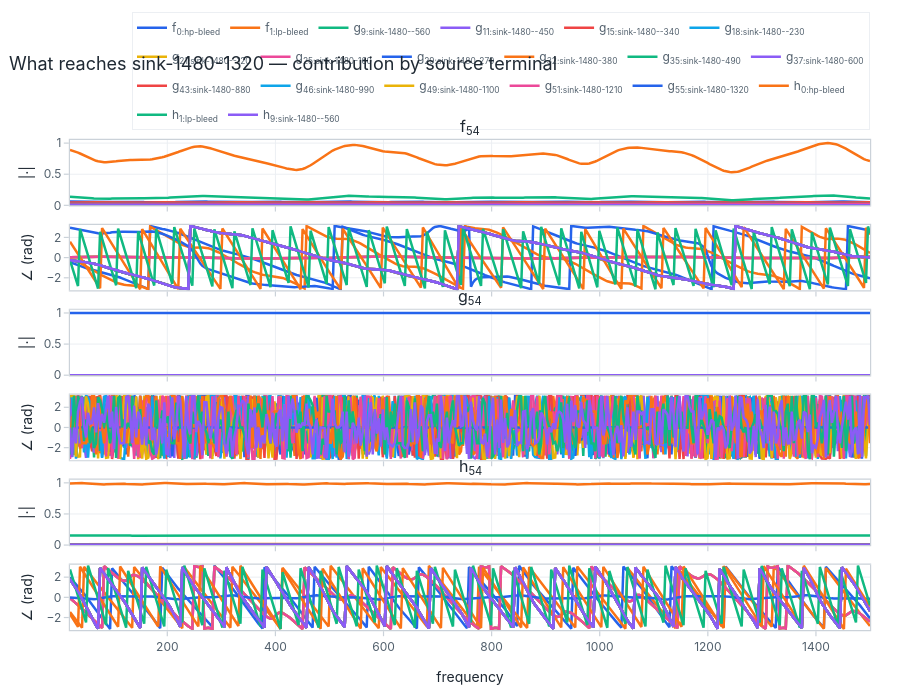

Notebook cell for this chart:
### Markdown cell above
### Source attribution at one sink

Rather than the full $31\times20$ multiport matrix, the readable cut is: of the
waves **leaving** `sink-1480-1320`, how much originates at each terminal, versus
frequency? Each outgoing characteristic ($f$, $g$, $h$ at that edge) is broken
down over the incoming terminal waves — all from the single forced solve above.
The phase winding now comes from the duct propagation upstream of the sink.

### Code cell
fig = resp.plot_contributions(
    SINK, freq, normalize="auto",
    title=f"What reaches {nn[edges[SINK][1]]} — contribution by source terminal",
)
fig.show()

### Figure 1 — Plotly figure (JSON) as saved in the notebook; plotly's stock layout.template omitted (floating-point values rounded to 4 significant figures; data arrays with more than 128 entries replaced by an {"elided": "..."} marker saying what was removed)
{"data": [{"legendgroup": "f<sub>0:hp-bleed</sub>", "line": {"color": "#2563eb"}, "name": "f<sub>0:hp-bleed</sub>", "showlegend": true, "type": "scatter", "x": {"elided": "400 float values"}, "xaxis": "x", "y": {"elided": "400 float values"}, "yaxis": "y"}, {"legendgroup": "f<sub>0:hp-bleed</sub>", "line": {"color": "#2563eb"}, "name": "f<sub>0:hp-bleed</sub>", "showlegend": false, "type": "scatter", "x": {"elided": "400 float values"}, "xaxis": "x2", "y": {"elided": "400 float values"}, "yaxis": "y2"}, {"legendgroup": "f<sub>0:hp-bleed</sub>", "line": {"color": "#2563eb"}, "name": "f<sub>0:hp-bleed</sub>", "showlegend": false, "type": "scatter", "x": {"elided": "400 float values"}, "xaxis": "x3", "y": {"elided": "400 float values"}, "yaxis": "y3"}, {"legendgroup": "f<sub>0:hp-bleed</sub>", "line": {"color": "#2563eb"}, "name": "f<sub>0:hp-bleed</sub>", "showlegend": false, "type": "scatter", "x": {"elided": "400 float values"}, "xaxis": "x4", "y": {"elided": "400 float values"}, "yaxis": "y4"}, {"legendgroup": "f<sub>0:hp-bleed</sub>", "line": {"color": "#2563eb"}, "name": "f<sub>0:hp-bleed</sub>", "showlegend": false, "type": "scatter", "x": {"elided": "400 float values"}, "xaxis": "x5", "y": {"elided": "400 float values"}, "yaxis": "y5"}, {"legendgroup": "f<sub>0:hp-bleed</sub>", "line": {"color": "#2563eb"}, "name": "f<sub>0:hp-bleed</sub>", "showlegend": false, "type": "scatter", "x": {"elided": "400 float values"}, "xaxis": "x6", "y": {"elided": "400 float values"}, "yaxis": "y6"}, {"legendgroup": "f<sub>1:lp-bleed</sub>", "line": {"color": "#f97316"}, "name": "f<sub>1:lp-bleed</sub>", "showlegend": true, "type": "scatter", "x": {"elided": "400 float values"}, "xaxis": "x", "y": {"elided": "400 float values"}, "yaxis": "y"}, {"legendgroup": "f<sub>1:lp-bleed</sub>", "line": {"color": "#f97316"}, "name": "f<sub>1:lp-bleed</sub>", "showlegend": false, "type": "scatter", "x": {"elided": "400 float values"}, "xaxis": "x2", "y": {"elided": "400 float values"}, "yaxis": "y2"}, {"legendgroup": "f<sub>1:lp-bleed</sub>", "line": {"color": "#f97316"}, "name": "f<sub>1:lp-bleed</sub>", "showlegend": false, "type": "scatter", "x": {"elided": "400 float values"}, "xaxis": "x3", "y": {"elided": "400 float values"}, "yaxis": "y3"}, {"legendgroup": "f<sub>1:lp-bleed</sub>", "line": {"color": "#f97316"}, "name": "f<sub>1:lp-bleed</sub>", "showlegend": false, "type": "scatter", "x": {"elided": "400 float values"}, "xaxis": "x4", "y": {"elided": "400 float values"}, "yaxis": "y4"}, {"legendgroup": "f<sub>1:lp-bleed</sub>", "line": {"color": "#f97316"}, "name": "f<sub>1:lp-bleed</sub>", "showlegend": false, "type": "scatter", "x": {"elided": "400 float values"}, "xaxis": "x5", "y": {"elided": "400 float values"}, "yaxis": "y5"}, {"legendgroup": "f<sub>1:lp-bleed</sub>", "line": {"color": "#f97316"}, "name": "f<sub>1:lp-bleed</sub>", "showlegend": false, "type": "scatter", "x": {"elided": "400 float values"}, "xaxis": "x6", "y": {"elided": "400 float values"}, "yaxis": "y6"}, {"legendgroup": "g<sub>9:sink-1480--560</sub>", "line": {"color": "#10b981"}, "name": "g<sub>9:sink-1480--560</sub>", "showlegend": true, "type": "scatter", "x": {"elided": "400 float values"}, "xaxis": "x", "y": {"elided": "400 float values"}, "yaxis": "y"}, {"legendgroup": "g<sub>9:sink-1480--560</sub>", "line": {"color": "#10b981"}, "name": "g<sub>9:sink-1480--560</sub>", "showlegend": false, "type": "scatter", "x": {"elided": "400 float values"}, "xaxis": "x2", "y": {"elided": "400 float values"}, "yaxis": "y2"}, {"legendgroup": "g<sub>9:sink-1480--560</sub>", "line": {"color": "#10b981"}, "name": "g<sub>9:sink-1480--560</sub>", "showlegend": false, "type": "scatter", "x": {"elided": "400 float values"}, "xaxis": "x3", "y": {"elided": "400 float values"}, "yaxis": "y3"}, {"legendgroup": "g<sub>9:sink-1480--560</sub>", "line": {"color": "#10b981"}, "name": "g<sub>9:sink-1480--560</sub>", "showlegend": false, "type": "scatter", "x": {"elided": "400 float values"}, "xaxis": "x4", "y": {"elided": "400 float values"}, "yaxis": "y4"}, {"legendgroup": "g<sub>9:sink-1480--560</sub>", "line": {"color": "#10b981"}, "name": "g<sub>9:sink-1480--560</sub>", "showlegend": false, "type": "scatter", "x": {"elided": "400 float values"}, "xaxis": "x5", "y": {"elided": "400 float values"}, "yaxis": "y5"}, {"legendgroup": "g<sub>9:sink-1480--560</sub>", "line": {"color": "#10b981"}, "name": "g<sub>9:sink-1480--560</sub>", "showlegend": false, "type": "scatter", "x": {"elided": "400 float values"}, "xaxis": "x6", "y": {"elided": "400 float values"}, "yaxis": "y6"}, {"legendgroup": "g<sub>11:sink-1480--450</sub>", "line": {"color": "#8b5cf6"}, "name": "g<sub>11:sink-1480--450</sub>", "showlegend": true, "type": "scatter", "x": {"elided": "400 float values"}, "xaxis": "x", "y": {"elided": "400 float values"}, "yaxis": "y"}, {"legendgroup": "g<sub>11:sink-1480--450</sub>", "line": {"color": "#8b5cf6"}, "name": "g<sub>11:sink-1480--450</sub>", "showlegend": false, "type": "scatter", "x": {"elided": "400 float values"}, "xaxis": "x2", "y": {"elided": "400 float values"}, "yaxis": "y2"}, {"legendgroup": "g<sub>11:sink-1480--450</sub>", "line": {"color": "#8b5cf6"}, "name": "g<sub>11:sink-1480--450</sub>", "showlegend": false, "type": "scatter", "x": {"elided": "400 float values"}, "xaxis": "x3", "y": {"elided": "400 float values"}, "yaxis": "y3"}, {"legendgroup": "g<sub>11:sink-1480--450</sub>", "line": {"color": "#8b5cf6"}, "name": "g<sub>11:sink-1480--450</sub>", "showlegend": false, "type": "scatter", "x": {"elided": "400 float values"}, "xaxis": "x4", "y": {"elided": "400 float values"}, "yaxis": "y4"}, {"legendgroup": "g<sub>11:sink-1480--450</sub>", "line": {"color": "#8b5cf6"}, "name": "g<sub>11:sink-1480--450</sub>", "showlegend": false, "type": "scatter", "x": {"elided": "400 float values"}, "xaxis": "x5", "y": {"elided": "400 float values"}, "yaxis": "y5"}, {"legendgroup": "g<sub>11:sink-1480--450</sub>", "line": {"color": "#8b5cf6"}, "name": "g<sub>11:sink-1480--450</sub>", "showlegend": false, "type": "scatter", "x": {"elided": "400 float values"}, "xaxis": "x6", "y": {"elided": "400 float values"}, "yaxis": "y6"}, {"legendgroup": "g<sub>15:sink-1480--340</sub>", "line": {"color": "#ef4444"}, "name": "g<sub>15:sink-1480--340</sub>", "showlegend": true, "type": "scatter", "x": {"elided": "400 float values"}, "xaxis": "x", "y": {"elided": "400 float values"}, "yaxis": "y"}, {"legendgroup": "g<sub>15:sink-1480--340</sub>", "line": {"color": "#ef4444"}, "name": "g<sub>15:sink-1480--340</sub>", "showlegend": false, "type": "scatter", "x": {"elided": "400 float values"}, "xaxis": "x2", "y": {"elided": "400 float values"}, "yaxis": "y2"}, {"legendgroup": "g<sub>15:sink-1480--340</sub>", "line": {"color": "#ef4444"}, "name": "g<sub>15:sink-1480--340</sub>", "showlegend": false, "type": "scatter", "x": {"elided": "400 float values"}, "xaxis": "x3", "y": {"elided": "400 float values"}, "yaxis": "y3"}, {"legendgroup": "g<sub>15:sink-1480--340</sub>", "line": {"color": "#ef4444"}, "name": "g<sub>15:sink-1480--340</sub>", "showlegend": false, "type": "scatter", "x": {"elided": "400 float values"}, "xaxis": "x4", "y": {"elided": "400 float values"}, "yaxis": "y4"}, {"legendgroup": "g<sub>15:sink-1480--340</sub>", "line": {"color": "#ef4444"}, "name": "g<sub>15:sink-1480--340</sub>", "showlegend": false, "type": "scatter", "x": {"elided": "400 float values"}, "xaxis": "x5", "y": {"elided": "400 float values"}, "yaxis": "y5"}, {"legendgroup": "g<sub>15:sink-1480--340</sub>", "line": {"color": "#ef4444"}, "name": "g<sub>15:sink-1480--340</sub>", "showlegend": false, "type": "scatter", "x": {"elided": "400 float values"}, "xaxis": "x6", "y": {"elided": "400 float values"}, "yaxis": "y6"}, {"legendgroup": "g<sub>18:sink-1480--230</sub>", "line": {"color": "#0ea5e9"}, "name": "g<sub>18:sink-1480--230</sub>", "showlegend": true, "type": "scatter", "x": {"elided": "400 float values"}, "xaxis": "x", "y": {"elided": "400 float values"}, "yaxis": "y"}, {"legendgroup": "g<sub>18:sink-1480--230</sub>", "line": {"color": "#0ea5e9"}, "name": "g<sub>18:sink-1480--230</sub>", "showlegend": false, "type": "scatter", "x": {"elided": "400 float values"}, "xaxis": "x2", "y": {"elided": "400 float values"}, "yaxis": "y2"}, {"legendgroup": "g<sub>18:sink-1480--230</sub>", "line": {"color": "#0ea5e9"}, "name": "g<sub>18:sink-1480--230</sub>", "showlegend": false, "type": "scatter", "x": {"elided": "400 float values"}, "xaxis": "x3", "y": {"elided": "400 float values"}, "yaxis": "y3"}, {"legendgroup": "g<sub>18:sink-1480--230</sub>", "line": {"color": "#0ea5e9"}, "name": "g<sub>18:sink-1480--230</sub>", "showlegend": false, "type": "scatter", "x": {"elided": "400 float values"}, "xaxis": "x4", "y": {"elided": "400 float values"}, "yaxis": "y4"}, {"legendgroup": "g<sub>18:sink-1480--230</sub>", "line": {"color": "#0ea5e9"}, "name": "g<sub>18:sink-1480--230</sub>", "showlegend": false, "type": "scatter", "x": {"elided": "400 float values"}, "xaxis": "x5", "y": {"elided": "400 float values"}, "yaxis": "y5"}, {"legendgroup": "g<sub>18:sink-1480--230</sub>", "line": {"color": "#0ea5e9"}, "name": "g<sub>18:sink-1480--230</sub>", "showlegend": false, "type": "scatter", "x": {"elided": "400 float values"}, "xaxis": "x6", "y": {"elided": "400 float values"}, "yaxis": "y6"}, {"legendgroup": "g<sub>21:sink-1480--120</sub>", "line": {"color": "#eab308"}, "name": "g<sub>21:sink-1480--120</sub>", "showlegend": true, "type": "scatter", "x": {"elided": "400 float values"}, "xaxis": "x", "y": {"elided": "400 float values"}, "yaxis": "y"}, {"legendgroup": "g<sub>21:sink-1480--120</sub>", "line": {"color": "#eab308"}, "name": "g<sub>21:sink-1480--120</sub>", "showlegend": false, "type": "scatter", "x": {"elided": "400 float values"}, "xaxis": "x2", "y": {"elided": "400 float values"}, "yaxis": "y2"}, {"legendgroup": "g<sub>21:sink-1480--120</sub>", "line": {"color": "#eab308"}, "name": "g<sub>21:sink-1480--120</sub>", "showlegend": false, "type": "scatter", "x": {"elided": "400 float values"}, "xaxis": "x3", "y": {"elided": "400 float values"}, "yaxis": "y3"}, {"legendgroup": "g<sub>21:sink-1480--120</sub>", "line": {"color": "#eab308"}, "name": "g<sub>21:sink-1480--120</sub>", "showlegend": false, "type": "scatter", "x": {"elided": "400 float values"}, "xaxis": "x4", "y": {"elided": "400 float values"}, "yaxis": "y4"}, {"legendgroup": "g<sub>21:sink-1480--120</sub>", "line": {"color": "#eab308"}, "name": "g<sub>21:sink-1480--120</sub>", "showlegend": false, "type": "scatter", "x": {"elided": "400 float values"}, "xaxis": "x5", "y": {"elided": "400 float values"}, "yaxis": "y5"}, {"legendgroup": "g<sub>21:sink-1480--120</sub>", "line": {"color": "#eab308"}, "name": "g<sub>21:sink-1480--120</sub>", "showlegend": false, "type": "scatter", "x": {"elided": "400 float values"}, "xaxis": "x6", "y": {"elided": "400 float values"}, "yaxis": "y6"}, {"legendgroup": "g<sub>25:sink-1480-160</sub>", "line": {"color": "#ec4899"}, "name": "g<sub>25:sink-1480-160</sub>", "showlegend": true, "type": "scatter", "x": {"elided": "400 float values"}, "xaxis": "x", "y": {"elided": "400 float values"}, "yaxis": "y"}, {"legendgroup": "g<sub>25:sink-1480-160</sub>", "line": {"color": "#ec4899"}, "name": "g<sub>25:sink-1480-160</sub>", "showlegend": false, "type": "scatter", "x": {"elided": "400 float values"}, "xaxis": "x2", "y": {"elided": "400 float values"}, "yaxis": "y2"}, {"legendgroup": "g<sub>25:sink-1480-160</sub>", "line": {"color": "#ec4899"}, "name": "g<sub>25:sink-1480-160</sub>", "showlegend": false, "type": "scatter", "x": {"elided": "400 float values"}, "xaxis": "x3", "y": {"elided": "400 float values"}, "yaxis": "y3"}, {"legendgroup": "g<sub>25:sink-1480-160</sub>", "line": {"color": "#ec4899"}, "name": "g<sub>25:sink-1480-160</sub>", "showlegend": false, "type": "scatter", "x": {"elided": "400 float values"}, "xaxis": "x4", "y": {"elided": "400 float values"}, "yaxis": "y4"}, {"legendgroup": "g<sub>25:sink-1480-160</sub>", "line": {"color": "#ec4899"}, "name": "g<sub>25:sink-1480-160</sub>", "showlegend": false, "type": "scatter", "x": {"elided": "400 float values"}, "xaxis": "x5", "y": {"elided": "400 float values"}, "yaxis": "y5"}, {"legendgroup": "g<sub>25:sink-1480-160</sub>", "line": {"color": "#ec4899"}, "name": "g<sub>25:sink-1480-160</sub>", "showlegend": false, "type": "scatter", "x": {"elided": "400 float values"}, "xaxis": "x6", "y": {"elided": "400 float values"}, "yaxis": "y6"}, {"legendgroup": "g<sub>29:sink-1480-270</sub>", "line": {"color": "#2563eb"}, "name": "g<sub>29:sink-1480-270</sub>", "showlegend": true, "type": "scatter", "x": {"elided": "400 float values"}, "xaxis": "x", "y": {"elided": "400 float values"}, "yaxis": "y"}, {"legendgroup": "g<sub>29:sink-1480-270</sub>", "line": {"color": "#2563eb"}, "name": "g<sub>29:sink-1480-270</sub>", "showlegend": false, "type": "scatter", "x": {"elided": "400 float values"}, "xaxis": "x2", "y": {"elided": "400 float values"}, "yaxis": "y2"}, {"legendgroup": "g<sub>29:sink-1480-270</sub>", "line": {"color": "#2563eb"}, "name": "g<sub>29:sink-1480-270</sub>", "showlegend": false, "type": "scatter", "x": {"elided": "400 float values"}, "xaxis": "x3", "y": {"elided": "400 float values"}, "yaxis": "y3"}, {"legendgroup": "g<sub>29:sink-1480-270</sub>", "line": {"color": "#2563eb"}, "name": "g<sub>29:sink-1480-270</sub>", "showlegend": false, "type": "scatter", "x": {"elided": "400 float values"}, "xaxis": "x4", "y": {"elided": "400 float values"}, "yaxis": "y4"}, {"legendgroup": "g<sub>29:sink-1480-270</sub>", "line": {"color": "#2563eb"}, "name": "g<sub>29:sink-1480-270</sub>", "showlegend": false, "type": "scatter", "x": {"elided": "400 float values"}, "xaxis": "x5", "y": {"elided": "400 float values"}, "yaxis": "y5"}, {"legendgroup": "g<sub>29:sink-1480-270</sub>", "line": {"color": "#2563eb"}, "name": "g<sub>29:sink-1480-270</sub>", "showlegend": false, "type": "scatter", "x": {"elided": "400 float values"}, "xaxis": "x6", "y": {"elided": "400 float values"}, "yaxis": "y6"}, {"legendgroup": "g<sub>32:sink-1480-380</sub>", "line": {"color": "#f97316"}, "name": "g<sub>32:sink-1480-380</sub>", "showlegend": true, "type": "scatter", "x": {"elided": "400 float values"}, "xaxis": "x", "y": {"elided": "400 float values"}, "yaxis": "y"}, {"legendgroup": "g<sub>32:sink-1480-380</sub>", "line": {"color": "#f97316"}, "name": "g<sub>32:sink-1480-380</sub>", "showlegend": false, "type": "scatter", "x": {"elided": "400 float values"}, "xaxis": "x2", "y": {"elided": "400 float values"}, "yaxis": "y2"}, {"legendgroup": "g<sub>32:sink-1480-380</sub>", "line": {"color": "#f97316"}, "name": "g<sub>32:sink-1480-380</sub>", "showlegend": false, "type": "scatter", "x": {"elided": "400 float values"}, "xaxis": "x3", "y": {"elided": "400 float values"}, "yaxis": "y3"}, {"legendgroup": "g<sub>32:sink-1480-380</sub>", "line": {"color": "#f97316"}, "name": "g<sub>32:sink-1480-380</sub>", "showlegend": false, "type": "scatter", "x": {"elided": "400 float values"}, "xaxis": "x4", "y": {"elided": "400 float values"}, "yaxis": "y4"}, {"legendgroup": "g<sub>32:sink-1480-380</sub>", "line": {"color": "#f97316"}, "name": "g<sub>32:sink-1480-380</sub>", "showlegend": false, "type": "scatter", "x": {"elided": "400 float values"}, "xaxis": "x5", "y": {"elided": "400 float values"}, "yaxis": "y5"}, {"legendgroup": "g<sub>32:sink-1480-380</sub>", "line": {"color": "#f97316"}, "name": "g<sub>32:sink-1480-380</sub>", "showlegend": false, "type": "scatter", "x": {"elided": "400 float values"}, "xaxis": "x6", "y": {"elided": "400 float values"}, "yaxis": "y6"}, {"legendgroup": "g<sub>35:sink-1480-490</sub>", "line": {"color": "#10b981"}, "name": "g<sub>35:sink-1480-490</sub>", "showlegend": true, "type": "scatter", "x": {"elided": "400 float values"}, "xaxis": "x", "y": {"elided": "400 float values"}, "yaxis": "y"}, {"legendgroup": "g<sub>35:sink-1480-490</sub>", "line": {"color": "#10b981"}, "name": "g<sub>35:sink-1480-490</sub>", "showlegend": false, "type": "scatter", "x": {"elided": "400 float values"}, "xaxis": "x2", "y": {"elided": "400 float values"}, "yaxis": "y2"}, {"legendgroup": "g<sub>35:sink-1480-490</sub>", "line": {"color": "#10b981"}, "name": "g<sub>35:sink-1480-490</sub>", "showlegend": false, "type": "scatter", "x": {"elided": "400 float values"}, "xaxis": "x3", "y": {"elided": "400 float values"}, "yaxis": "y3"}, {"legendgroup": "g<sub>35:sink-1480-490</sub>", "line": {"color": "#10b981"}, "name": "g<sub>35:sink-1480-490</sub>", "showlegend": false, "type": "scatter", "x": {"elided": "400 float values"}, "xaxis": "x4", "y": {"elided": "400 float values"}, "yaxis": "y4"}, {"legendgroup": "g<sub>35:sink-1480-490</sub>", "line": {"color": "#10b981"}, "name": "g<sub>35:sink-1480-490</sub>", "showlegend": false, "type": "scatter", "x": {"elided": "400 float values"}, "xaxis": "x5", "y": {"elided": "400 float values"}, "yaxis": "y5"}, {"legendgroup": "g<sub>35:sink-1480-490</sub>", "line": {"color": "#10b981"}, "name": "g<sub>35:sink-1480-490</sub>", "showlegend": false, "type": "scatter", "x": {"elided": "400 float values"}, "xaxis": "x6", "y": {"elided": "400 float values"}, "yaxis": "y6"}, {"legendgroup": "g<sub>37:sink-1480-600</sub>", "line": {"color": "#8b5cf6"}, "name": "g<sub>37:sink-1480-600</sub>", "showlegend": true, "type": "scatter", "x": {"elided": "400 float values"}, "xaxis": "x", "y": {"elided": "400 float values"}, "yaxis": "y"}, {"legendgroup": "g<sub>37:sink-1480-600</sub>", "line": {"color": "#8b5cf6"}, "name": "g<sub>37:sink-1480-600</sub>", "showlegend": false, "type": "scatter", "x": {"elided": "400 float values"}, "xaxis": "x2", "y": {"elided": "400 float values"}, "yaxis": "y2"}, {"legendgroup": "g<sub>37:sink-1480-600</sub>", "line": {"color": "#8b5cf6"}, "name": "g<sub>37:sink-1480-600</sub>", "showlegend": false, "type": "scatter", "x": {"elided": "400 float values"}, "xaxis": "x3", "y": {"elided": "400 float values"}, "yaxis": "y3"}, {"legendgroup": "g<sub>37:sink-1480-600</sub>", "line": {"color": "#8b5cf6"}, "name": "g<sub>37:sink-1480-600</sub>", "showlegend": false, "type": "scatter", "x": {"elided": "400 float values"}, "xaxis": "x4", "y": {"elided": "400 float values"}, "yaxis": "y4"}, {"legendgroup": "g<sub>37:sink-1480-600</sub>", "line": {"color": "#8b5cf6"}, "name": "g<sub>37:sink-1480-600</sub>", "showlegend": false, "type": "scatter", "x": {"elided": "400 float values"}, "xaxis": "x5", "y": {"elided": "400 float values"}, "yaxis": "y5"}, {"legendgroup": "g<sub>37:sink-1480-600</sub>", "line": {"color": "#8b5cf6"}, "name": "g<sub>37:sink-1480-600</sub>", "showlegend": false, "type": "scatter", "x": {"elided": "400 float values"}, "xaxis": "x6", "y": {"elided": "400 float values"}, "yaxis": "y6"}, {"legendgroup": "g<sub>43:sink-1480-880</sub>", "line": {"color": "#ef4444"}, "name": "g<sub>43:sink-1480-880</sub>", "showlegend": true, "type": "scatter", "x": {"elided": "400 float values"}, "xaxis": "x", "y": {"elided": "400 float values"}, "yaxis": "y"}, {"legendgroup": "g<sub>43:sink-1480-880</sub>", "line": {"color": "#ef4444"}, "name": "g<sub>43:sink-1480-880</sub>", "showlegend": false, "type": "scatter", "x": {"elided": "400 float values"}, "xaxis": "x2", "y": {"elided": "400 float values"}, "yaxis": "y2"}, {"legendgroup": "g<sub>43:sink-1480-880</sub>", "line": {"color": "#ef4444"}, "name": "g<sub>43:sink-1480-880</sub>", "showlegend": false, "type": "scatter", "x": {"elided": "400 float values"}, "xaxis": "x3", "y": {"elided": "400 float values"}, "yaxis": "y3"}, {"legendgroup": "g<sub>43:sink-1480-880</sub>", "line": {"color": "#ef4444"}, "name": "g<sub>43:sink-1480-880</sub>", "showlegend": false, "type": "scatter", "x": {"elided": "400 float values"}, "xaxis": "x4", "y": {"elided": "400 float values"}, "yaxis": "y4"}, {"legendgroup": "g<sub>43:sink-1480-880</sub>", "line": {"color": "#ef4444"}, "name": "g<sub>43:sink-1480-880</sub>", "showlegend": false, "type": "scatter", "x": {"elided": "400 float values"}, "xaxis": "x5", "y": {"elided": "400 float values"}, "yaxis": "y5"}, {"legendgroup": "g<sub>43:sink-1480-880</sub>", "line": {"color": "#ef4444"}, "name": "g<sub>43:sink-1480-880</sub>", "showlegend": false, "type": "scatter", "x": {"elided": "400 float values"}, "xaxis": "x6", "y": {"elided": "400 float values"}, "yaxis": "y6"}, {"legendgroup": "g<sub>46:sink-1480-990</sub>", "line": {"color": "#0ea5e9"}, "name": "g<sub>46:sink-1480-990</sub>", "showlegend": true, "type": "scatter", "x": {"elided": "400 float values"}, "xaxis": "x", "y": {"elided": "400 float values"}, "yaxis": "y"}, {"legendgroup": "g<sub>46:sink-1480-990</sub>", "line": {"color": "#0ea5e9"}, "name": "g<sub>46:sink-1480-990</sub>", "showlegend": false, "type": "scatter", "x": {"elided": "400 float values"}, "xaxis": "x2", "y": {"elided": "400 float values"}, "yaxis": "y2"}, {"legendgroup": "g<sub>46:sink-1480-990</sub>", "line": {"color": "#0ea5e9"}, "name": "g<sub>46:sink-1480-990</sub>", "showlegend": false, "type": "scatter", "x": {"elided": "400 float values"}, "xaxis": "x3", "y": {"elided": "400 float values"}, "yaxis": "y3"}, {"legendgroup": "g<sub>46:sink-1480-990</sub>", "line": {"color": "#0ea5e9"}, "name": "g<sub>46:sink-1480-990</sub>", "showlegend": false, "type": "scatter", "x": {"elided": "400 float values"}, "xaxis": "x4", "y": {"elided": "400 float values"}, "yaxis": "y4"}, {"legendgroup": "g<sub>46:sink-1480-990</sub>", "line": {"color": "#0ea5e9"}, "name": "g<sub>46:sink-1480-990</sub>", "showlegend": false, "type": "scatter", "x": {"elided": "400 float values"}, "xaxis": "x5", "y": {"elided": "400 float values"}, "yaxis": "y5"}, {"legendgroup": "g<sub>46:sink-1480-990</sub>", "line": {"color": "#0ea5e9"}, "name": "g<sub>46:sink-1480-990</sub>", "showlegend": false, "type": "scatter", "x": {"elided": "400 float values"}, "xaxis": "x6", "y": {"elided": "400 float values"}, "yaxis": "y6"}, {"legendgroup": "g<sub>49:sink-1480-1100</sub>", "line": {"color": "#eab308"}, "name": "g<sub>49:sink-1480-1100</sub>", "showlegend": true, "type": "scatter", "x": {"elided": "400 float values"}, "xaxis": "x", "y": {"elided": "400 float values"}, "yaxis": "y"}, {"legendgroup": "g<sub>49:sink-1480-1100</sub>", "line": {"color": "#eab308"}, "name": "g<sub>49:sink-1480-1100</sub>", "showlegend": false, "type": "scatter", "x": {"elided": "400 float values"}, "xaxis": "x2", "y": {"elided": "400 float values"}, "yaxis": "y2"}, {"legendgroup": "g<sub>49:sink-1480-1100</sub>", "line": {"color": "#eab308"}, "name": "g<sub>49:sink-1480-1100</sub>", "showlegend": false, "type": "scatter", "x": {"elided": "400 float values"}, "xaxis": "x3", "y": {"elided": "400 float values"}, "yaxis": "y3"}, {"legendgroup": "g<sub>49:sink-1480-1100</sub>", "line": {"color": "#eab308"}, "name": "g<sub>49:sink-1480-1100</sub>", "showlegend": false, "type": "scatter", "x": {"elided": "400 float values"}, "xaxis": "x4", "y": {"elided": "400 float values"}, "yaxis": "y4"}, {"legendgroup": "g<sub>49:sink-1480-1100</sub>", "line": {"color": "#eab308"}, "name": "g<sub>49:sink-1480-1100</sub>", "showlegend": false, "type": "scatter", "x": {"elided": "400 float values"}, "xaxis": "x5", "y": {"elided": "400 float values"}, "yaxis": "y5"}, {"legendgroup": "g<sub>49:sink-1480-1100</sub>", "line": {"color": "#eab308"}, "name": "g<sub>49:sink-1480-1100</sub>", "showlegend": false, "type": "scatter", "x": {"elided": "400 float values"}, "xaxis": "x6", "y": {"elided": "400 float values"}, "yaxis": "y6"}, {"legendgroup": "g<sub>51:sink-1480-1210</sub>", "line": {"color": "#ec4899"}, "name": "g<sub>51:sink-1480-1210</sub>", "showlegend": true, "type": "scatter", "x": {"elided": "400 float values"}, "xaxis": "x", "y": {"elided": "400 float values"}, "yaxis": "y"}, {"legendgroup": "g<sub>51:sink-1480-1210</sub>", "line": {"color": "#ec4899"}, "name": "g<sub>51:sink-1480-1210</sub>", "showlegend": false, "type": "scatter", "x": {"elided": "400 float values"}, "xaxis": "x2", "y": {"elided": "400 float values"}, "yaxis": "y2"}, {"legendgroup": "g<sub>51:sink-1480-1210</sub>", "line": {"color": "#ec4899"}, "name": "g<sub>51:sink-1480-1210</sub>", "showlegend": false, "type": "scatter", "x": {"elided": "400 float values"}, "xaxis": "x3", "y": {"elided": "400 float values"}, "yaxis": "y3"}, {"legendgroup": "g<sub>51:sink-1480-1210</sub>", "line": {"color": "#ec4899"}, "name": "g<sub>51:sink-1480-1210</sub>", "showlegend": false, "type": "scatter", "x": {"elided": "400 float values"}, "xaxis": "x4", "y": {"elided": "400 float values"}, "yaxis": "y4"}, {"legendgroup": "g<sub>51:sink-1480-1210</sub>", "line": {"color": "#ec4899"}, "name": "g<sub>51:sink-1480-1210</sub>", "showlegend": false, "type": "scatter", "x": {"elided": "400 float values"}, "xaxis": "x5", "y": {"elided": "400 float values"}, "yaxis": "y5"}, {"legendgroup": "g<sub>51:sink-1480-1210</sub>", "line": {"color": "#ec4899"}, "name": "g<sub>51:sink-1480-1210</sub>", "showlegend": false, "type": "scatter", "x": {"elided": "400 float values"}, "xaxis": "x6", "y": {"elided": "400 float values"}, "yaxis": "y6"}, {"legendgroup": "g<sub>55:sink-1480-1320</sub>", "line": {"color": "#2563eb"}, "name": "g<sub>55:sink-1480-1320</sub>", "showlegend": true, "type": "scatter", "x": {"elided": "400 float values"}, "xaxis": "x", "y": {"elided": "400 float values"}, "yaxis": "y"}, {"legendgroup": "g<sub>55:sink-1480-1320</sub>", "line": {"color": "#2563eb"}, "name": "g<sub>55:sink-1480-1320</sub>", "showlegend": false, "type": "scatter", "x": {"elided": "400 float values"}, "xaxis": "x2", "y": {"elided": "400 float values"}, "yaxis": "y2"}, {"legendgroup": "g<sub>55:sink-1480-1320</sub>", "line": {"color": "#2563eb"}, "name": "g<sub>55:sink-1480-1320</sub>", "showlegend": false, "type": "scatter", "x": {"elided": "400 float values"}, "xaxis": "x3", "y": {"elided": "400 float values"}, "yaxis": "y3"}, {"legendgroup": "g<sub>55:sink-1480-1320</sub>", "line": {"color": "#2563eb"}, "name": "g<sub>55:sink-1480-1320</sub>", "showlegend": false, "type": "scatter", "x": {"elided": "400 float values"}, "xaxis": "x4", "y": {"elided": "400 float values"}, "yaxis": "y4"}, {"legendgroup": "g<sub>55:sink-1480-1320</sub>", "line": {"color": "#2563eb"}, "name": "g<sub>55:sink-1480-1320</sub>", "showlegend": false, "type": "scatter", "x": {"elided": "400 float values"}, "xaxis": "x5", "y": {"elided": "400 float values"}, "yaxis": "y5"}, {"legendgroup": "g<sub>55:sink-1480-1320</sub>", "line": {"color": "#2563eb"}, "name": "g<sub>55:sink-1480-1320</sub>", "showlegend": false, "type": "scatter", "x": {"elided": "400 float values"}, "xaxis": "x6", "y": {"elided": "400 float values"}, "yaxis": "y6"}, {"legendgroup": "h<sub>0:hp-bleed</sub>", "line": {"color": "#f97316"}, "name": "h<sub>0:hp-bleed</sub>", "showlegend": true, "type": "scatter", "x": {"elided": "400 float values"}, "xaxis": "x", "y": {"elided": "400 float values"}, "yaxis": "y"}, {"legendgroup": "h<sub>0:hp-bleed</sub>", "line": {"color": "#f97316"}, "name": "h<sub>0:hp-bleed</sub>", "showlegend": false, "type": "scatter", "x": {"elided": "400 float values"}, "xaxis": "x2", "y": {"elided": "400 float values"}, "yaxis": "y2"}, {"legendgroup": "h<sub>0:hp-bleed</sub>", "line": {"color": "#f97316"}, "name": "h<sub>0:hp-bleed</sub>", "showlegend": false, "type": "scatter", "x": {"elided": "400 float values"}, "xaxis": "x3", "y": {"elided": "400 float values"}, "yaxis": "y3"}, {"legendgroup": "h<sub>0:hp-bleed</sub>", "line": {"color": "#f97316"}, "name": "h<sub>0:hp-bleed</sub>", "showlegend": false, "type": "scatter", "x": {"elided": "400 float values"}, "xaxis": "x4", "y": {"elided": "400 float values"}, "yaxis": "y4"}, {"legendgroup": "h<sub>0:hp-bleed</sub>", "line": {"color": "#f97316"}, "name": "h<sub>0:hp-bleed</sub>", "showlegend": false, "type": "scatter", "x": {"elided": "400 float values"}, "xaxis": "x5", "y": {"elided": "400 float values"}, "yaxis": "y5"}, {"legendgroup": "h<sub>0:hp-bleed</sub>", "line": {"color": "#f97316"}, "name": "h<sub>0:hp-bleed</sub>", "showlegend": false, "type": "scatter", "x": {"elided": "400 float values"}, "xaxis": "x6", "y": {"elided": "400 float values"}, "yaxis": "y6"}, {"legendgroup": "h<sub>1:lp-bleed</sub>", "line": {"color": "#10b981"}, "name": "h<sub>1:lp-bleed</sub>", "showlegend": true, "type": "scatter", "x": {"elided": "400 float values"}, "xaxis": "x", "y": {"elided": "400 float values"}, "yaxis": "y"}, {"legendgroup": "h<sub>1:lp-bleed</sub>", "line": {"color": "#10b981"}, "name": "h<sub>1:lp-bleed</sub>", "showlegend": false, "type": "scatter", "x": {"elided": "400 float values"}, "xaxis": "x2", "y": {"elided": "400 float values"}, "yaxis": "y2"}, {"legendgroup": "h<sub>1:lp-bleed</sub>", "line": {"color": "#10b981"}, "name": "h<sub>1:lp-bleed</sub>", "showlegend": false, "type": "scatter", "x": {"elided": "400 float values"}, "xaxis": "x3", "y": {"elided": "400 float values"}, "yaxis": "y3"}, {"legendgroup": "h<sub>1:lp-bleed</sub>", "line": {"color": "#10b981"}, "name": "h<sub>1:lp-bleed</sub>", "showlegend": false, "type": "scatter", "x": {"elided": "400 float values"}, "xaxis": "x4", "y": {"elided": "400 float values"}, "yaxis": "y4"}, {"legendgroup": "h<sub>1:lp-bleed</sub>", "line": {"color": "#10b981"}, "name": "h<sub>1:lp-bleed</sub>", "showlegend": false, "type": "scatter", "x": {"elided": "400 float values"}, "xaxis": "x5", "y": {"elided": "400 float values"}, "yaxis": "y5"}, {"legendgroup": "h<sub>1:lp-bleed</sub>", "line": {"color": "#10b981"}, "name": "h<sub>1:lp-bleed</sub>", "showlegend": false, "type": "scatter", "x": {"elided": "400 float values"}, "xaxis": "x6", "y": {"elided": "400 float values"}, "yaxis": "y6"}, {"legendgroup": "h<sub>9:sink-1480--560</sub>", "line": {"color": "#8b5cf6"}, "name": "h<sub>9:sink-1480--560</sub>", "showlegend": true, "type": "scatter", "x": {"elided": "400 float values"}, "xaxis": "x", "y": {"elided": "400 float values"}, "yaxis": "y"}, {"legendgroup": "h<sub>9:sink-1480--560</sub>", "line": {"color": "#8b5cf6"}, "name": "h<sub>9:sink-1480--560</sub>", "showlegend": false, "type": "scatter", "x": {"elided": "400 float values"}, "xaxis": "x2", "y": {"elided": "400 float values"}, "yaxis": "y2"}, {"legendgroup": "h<sub>9:sink-1480--560</sub>", "line": {"color": "#8b5cf6"}, "name": "h<sub>9:sink-1480--560</sub>", "showlegend": false, "type": "scatter", "x": {"elided": "400 float values"}, "xaxis": "x3", "y": {"elided": "400 float values"}, "yaxis": "y3"}, {"legendgroup": "h<sub>9:sink-1480--560</sub>", "line": {"color": "#8b5cf6"}, "name": "h<sub>9:sink-1480--560</sub>", "showlegend": false, "type": "scatter", "x": {"elided": "400 float values"}, "xaxis": "x4", "y": {"elided": "400 float values"}, "yaxis": "y4"}, {"legendgroup": "h<sub>9:sink-1480--560</sub>", "line": {"color": "#8b5cf6"}, "name": "h<sub>9:sink-1480--560</sub>", "showlegend": false, "type": "scatter", "x": {"elided": "400 float values"}, "xaxis": "x5", "y": {"elided": "400 float values"}, "yaxis": "y5"}, {"legendgroup": "h<sub>9:sink-1480--560</sub>", "line": {"color": "#8b5cf6"}, "name": "h<sub>9:sink-1480--560</sub>", "showlegend": false, "type": "scatter", "x": {"elided": "400 float values"}, "xaxis": "x6", "y": {"elided": "400 float values"}, "yaxis": "y6"}], "layout": {"annotations": [{"font": {"size": 16}, "showarrow": false, "text": "f<sub>54</sub>", "x": 0.5, "xanchor": "center", "xref": "paper", "y": 1.0, "yanchor": "bottom", "yref": "paper"}, {"font": {"size": 16}, "showarrow": false, "text": "g<sub>54</sub>", "x": 0.5, "xanchor": "center", "xref": "paper", "y": 0.6533, "yanchor": "bottom", "yref": "paper"}, {"font": {"size": 16}, "showarrow": false, "text": "h<sub>54</sub>", "x": 0.5, "xanchor": "center", "xref": "paper", "y": 0.3067, "yanchor": "bottom", "yref": "paper"}], "height": 690, "hovermode": "x", "legend": {"orientation": "h", "x": 1.0, "xanchor": "right", "y": 1.02, "yanchor": "bottom"}, "showlegend": true, "title": {"text": "What reaches sink-1480-1320 — contribution by source terminal"}, "xaxis": {"anchor": "y", "domain": [0.0, 1.0], "matches": "x6", "showticklabels": false}, "xaxis2": {"anchor": "y2", "domain": [0.0, 1.0], "matches": "x6", "showticklabels": false}, "xaxis3": {"anchor": "y3", "domain": [0.0, 1.0], "matches": "x6", "showticklabels": false}, "xaxis4": {"anchor": "y4", "domain": [0.0, 1.0], "matches": "x6", "showticklabels": false}, "xaxis5": {"anchor": "y5", "domain": [0.0, 1.0], "matches": "x6", "showticklabels": false}, "xaxis6": {"anchor": "y6", "domain": [0.0, 1.0], "title": {"text": "frequency"}}, "yaxis": {"anchor": "x", "domain": [0.8667, 1.0], "range": [0.0, 1.05], "title": {"text": "|·|"}}, "yaxis2": {"anchor": "x2", "domain": [0.6933, 0.8267], "range": [-3.236, 3.236], "title": {"text": "∠ (rad)"}}, "yaxis3": {"anchor": "x3", "domain": [0.52, 0.6533], "range": [0.0, 1.05], "title": {"text": "|·|"}}, "yaxis4": {"anchor": "x4", "domain": [0.3467, 0.48], "range": [-3.236, 3.236], "title": {"text": "∠ (rad)"}}, "yaxis5": {"anchor": "x5", "domain": [0.1733, 0.3067], "range": [0.0, 1.05], "title": {"text": "|·|"}}, "yaxis6": {"anchor": "x6", "domain": [0.0, 0.1333], "range": [-3.236, 3.236], "title": {"text": "∠ (rad)"}}}}
